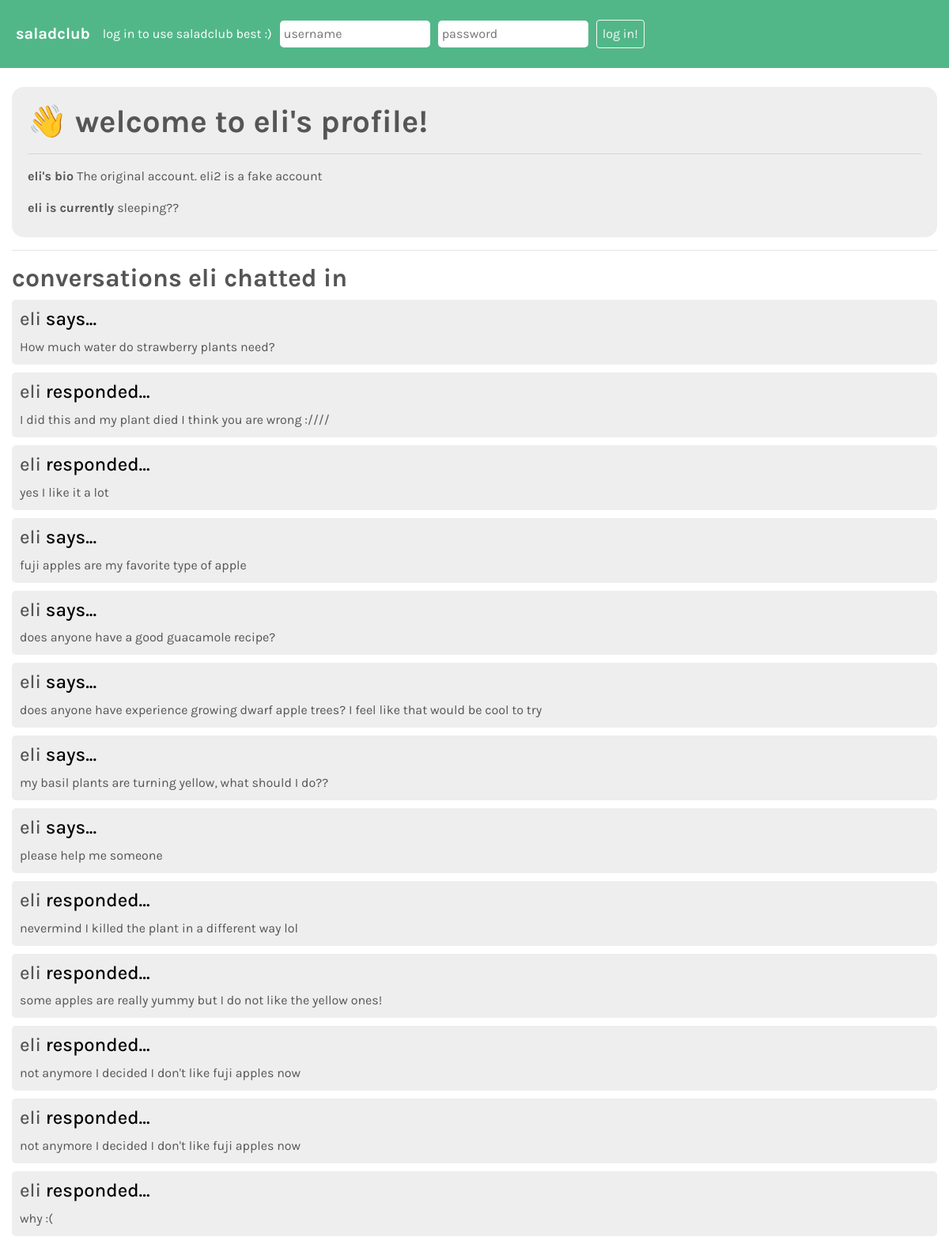
Page /user/eli/ on the earlier database version.
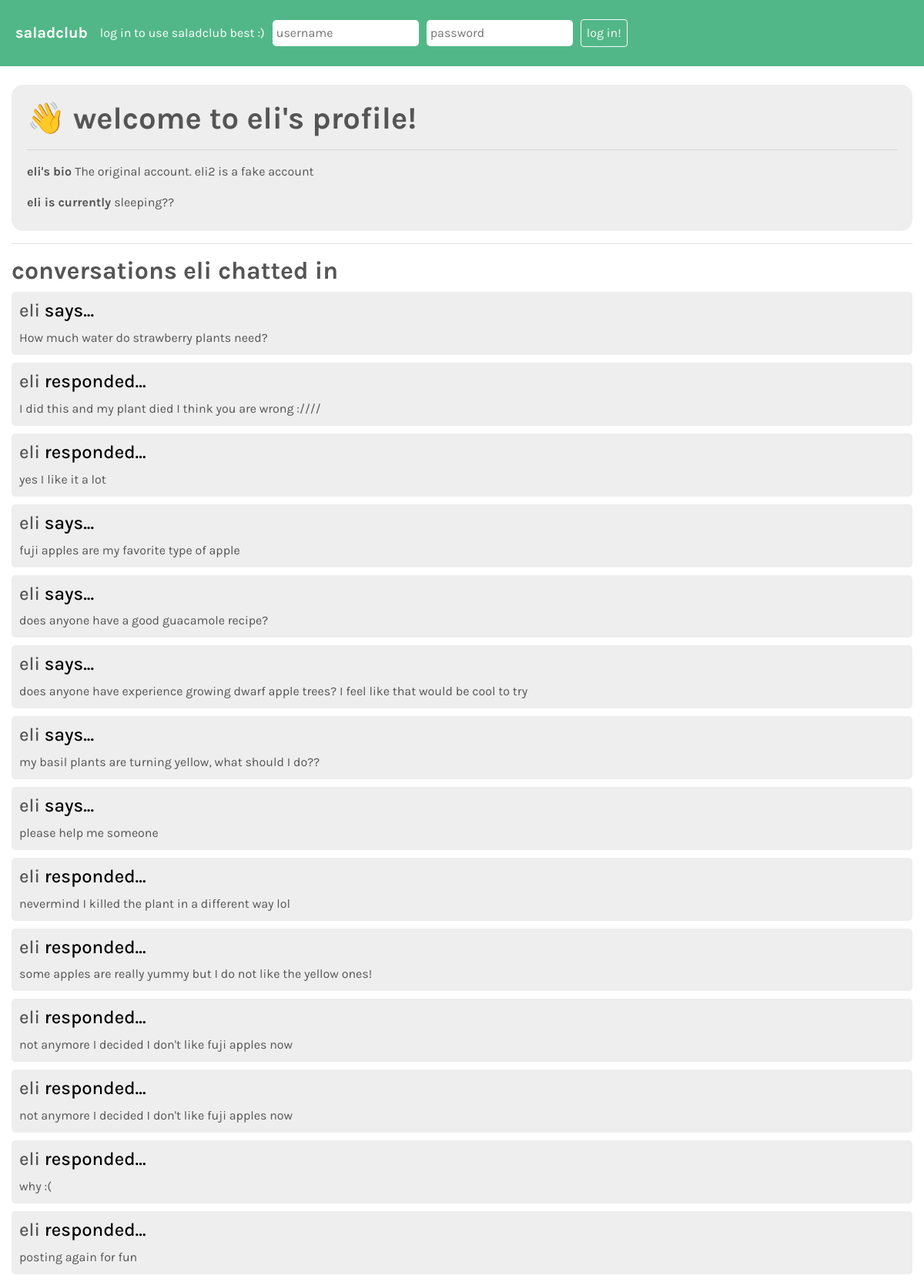
Same page on the later database version.
### plants/models.py (models this page shows, shortened)
class Profile(models.Model):
	user = models.OneToOneField(
        User,
        on_delete=models.CASCADE,
        primary_key=True
    )
	bio = models.TextField(default="", blank=True, max_length=1000)
	status = models.TextField(default="", blank=True, max_length=100)

class Post(models.Model):
	post_content = models.CharField(max_length=1000) # in case there is a lot of explaining to do :)
	post_plant = models.ForeignKey(Plant, on_delete=models.CASCADE, null=True, blank=True, default=None) # when the plant is deleted (shouldn't happen), remove posts
	author = models.ForeignKey(User, on_delete=models.CASCADE) # had to add null possibility?
	pub_date = models.DateTimeField('date published')
	post_parent = models.ForeignKey('self', on_delete=models.CASCADE, null=True, blank=True, default=None) # post deletes if the parent post deletes
	likes = models.IntegerField(default=0) # like button for people who like the post
	helpful = models.IntegerField(default=0) # for people who think the most is helpful
	also_questioning = models.IntegerField(default=0) # a 'like' to indicate that other people have the same issue
	celebrating = models.IntegerField(default=0) # for people who want to cheer on the post author

### plants/views.py (the view)
# urls.py: path('user/<str:username>/', views.user.as_view(), name='userinfo'),
class user(View):
	def get(self, request, username):
		template = loader.get_template('user.html')
		form = AuthenticationForm()
		form.fields['username'].widget.attrs.update({
			'placeholder': 'username',
		})
		form.fields['password'].widget.attrs.update({
			'placeholder': 'password'
 		})
		try:
			userInfo = User.objects.filter(username=username)[0]
		except:
			template = loader.get_template('nouser.html')
			context = {
				'username': username, # not user object because it didn't exist :(
				'form': form
			}
			return HttpResponse(template.render(context, request))
		profile = Profile.objects.get(user=User.objects.get(username=username))
		template = loader.get_template('user.html')
		context = {
			'posts': Post.objects.filter(author=userInfo.id).order_by('id'),
			'username': userInfo.username,
			'profile': profile,
			'form': form
		}
		return HttpResponse(template.render(context, request))

### plants/templates/user.html (shortened to what this page needs)
<!DOCTYPE html>
<html>
	<head>
		<link rel="stylesheet" href="https://maxcdn.bootstrapcdn.com/bootstrap/4.0.0/css/bootstrap.min.css">
		{% load static %}
		<link rel="stylesheet" href="{% static '/plants/style.css' %}">
	</head>
	<body>
		<nav class="navbar navbar-expand-sm navbar-custom">
			<a class="navbar-brand" href="/"> saladclub </a>
			{% if user.is_authenticated %}
			<a class="nav-item" href="/user/{{ user.username }}"> welcome, {{ user.username }}! view your profile or </a>
			<form class="form-inline" action="/" method="POST">
				{% csrf_token %}
				<!-- This code was taken from Dr. J's repository, using a
				hidden input to log the user out. -->
				<input type="hidden" name="logout" value="logout"></input>
				<button id="logout" style="margin-left: 10px;" class="btn btn-outline-light" type="submit"> log out </button>
			</form>
			{% else %}
				<span class="navbar-text"> log in to use saladclub best :) </span>
				<form class="form-inline" action="/" method="POST">
					<span class="usernameinput"> {{ form.username }} </span>
					<span class="usernameinput"> {{ form.password }} </span>
					<button id="login" class="btn btn-outline-light" type="submit">log in!</button>
				</form>
			{% endif %}
		</nav>
		<br />
		<div class="container-fluid">
			<div class="postfocus">
				<h1> &#128075; welcome to {{ username }}'s profile! </h1>
				<hr />
				<p> <strong> {{ username }}'s bio </strong> {{ profile.bio }} </p>
				<p> <strong> {{ username }} is currently </strong>{{ profile.status }} </p>
			</div>
			<hr />
			<h2> conversations {{ username }} chatted in </h2>
			{% for post in posts %}
				{% if post.post_parent == None %}
					<li class="postli">
						<h4> <a href="/user/{{ post.author }}">{{ post.author }}</a> says... </h4>
						<a href="/post/{{ post.id }}/">{{ post.post_content }}</a>
					</li>
				{% else %}
					<li class="postli">
						<h4> <a href="/user/{{ post.author }}">{{ post.author }}</a> responded... </h4>
						<a href="/post/{{ post.id }}/">{{ post.post_content }}</a>
					</li>
				{% endif %}
			{% endfor %}
		</div>
	</body>
</html>

### plants/static/plants/style.css (style rules this page uses)
h1, h2, h4, p, a, navbar-brand { font-family: 'Karla', sans-serif; color: #555; }
h1, h2 { font-weight: 700; }
p { font-weight: 400; }
.navbar-custom { background-color: #52b788; padding: 20px; }
.navbar-text { font-family: 'Karla', sans-serif; color: white; margin-right: 10px; }
.navbar-brand { font-weight: 700; color: white; }
#login, #logout { font-family: 'Karla', sans-serif; padding-left: 7px; padding-right: 7px; padding-top: 5px; padding-bottom: 5px; margin-top: 5px; margin-bottom: 5px; }
.usernameinput input { border: none; border-radius: 5px; padding: 5px; font-family: 'Karla', sans-serif; margin-right: 10px; }
.postli { background-color: #eee; margin-bottom: 10px; padding: 10px; border-radius: 5px; list-style-type: none; }
.postli h4 { color: #000; }
.postfocus { background-color: #eee; padding: 20px; padding-bottom: 9px; border-radius: 15px; }

Differences in the rows shown:
added Post: author "eli", post_content "posting again for fun"
